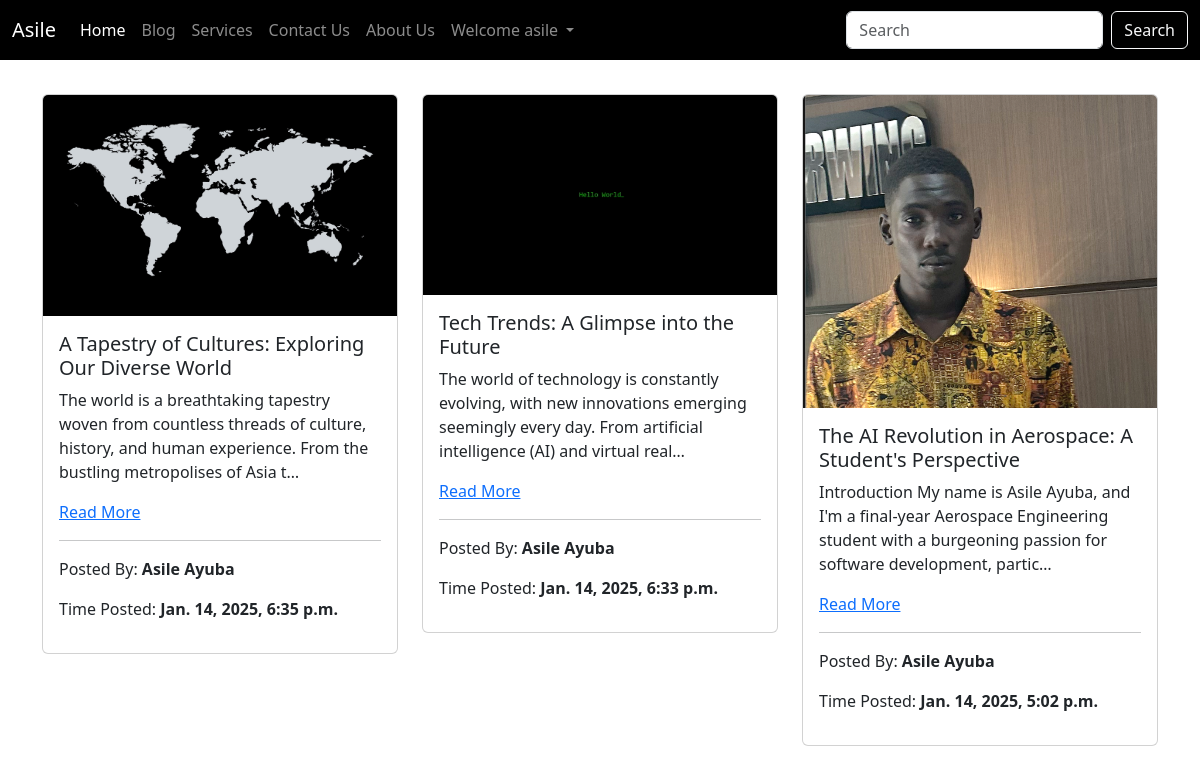
Screenshot of /blog (signed in) with the database file from the repository.
### app/models.py (models this page shows)
class Blogs(models.Model):
    title=models.CharField(max_length=100)
    description=models.TextField()
    authname=models.CharField(max_length=50)
    img=models.ImageField(upload_to='pics', blank=True, null=True)
    timeStamp=models.DateTimeField(auto_now_add=True)
    def __str__(self):
        return f"Uploaded by {self.authname}"

### app/views.py (the view)
# urls.py: path("blog", views.handleBlog, name="handleBlog"),
def handleBlog(request):
    if not request.user.is_authenticated:
        messages.warning(request, "Login to view the Blog Post")
        return redirect("/login")
    allPosts=Blogs.objects.all()
    context={'allPosts': allPosts}
    print(allPosts)
    return render(request, 'blog.html', context)

### templates/blog.html (shortened to what this page needs)
{% extends "base.html" %}
{% block body %}
<div class="container mt-4">
  <h2 id="blog" class="text-center">Don't Miss Our Newest Articles</h2>
  <br />
  <div class="row row-cols-1 row-cols-md-3 g-4">
    {% for post in allPosts reversed %}
      <div class="col">
        <div class="card">
          <img src="{{ post.img.url }}" class="card-img-top" alt="..." />
          <div class="card-body">
            <h5 class="card-title">{{ post.title }}</h5>
            <p class="card-text" id="description-{{ forloop.counter }}">
              {{ post.description|truncatechars:150 }}
            </p>
            <a href="#" class="read-more"
               onclick="toggleReadMore('description-{{ forloop.counter }}',
                                      'read-more-{{ forloop.counter }}');
                       return false;">
              Read More
            </a>
            <hr>
            <p>Posted By: <b>{{ post.authname }}</b></p>
            <p>Time Posted: <b>{{ post.timeStamp }}</b></p>
          </div>
        </div>
      </div>
    {% endfor %}
  </div>
</div>
{% endblock body %}

### templates/base.html (shortened to what this page needs)
<!DOCTYPE html>
<html lang="en">
  <head>
    <link
      href="https://cdn.jsdelivr.net/npm/bootstrap@5.3.3/dist/css/bootstrap.min.css"
      rel="stylesheet"
    />
  </head>
  <body>
    <nav
      class="navbar navbar-expand-lg navbar-dark"
      style="
        background-color: black;
        position: fixed;
        top: 0;
        left: 0;
        width: 100%;
        color: white;
        padding: 10px 0;
        z-index: 1000;
      "
    >
      <div class="container-fluid">
        <a class="navbar-brand" href="/">Asile</a>
        <div class="collapse navbar-collapse" id="navbarSupportedContent">
          <ul class="navbar-nav me-auto mb-2 mb-lg-0">
            <li class="nav-item">
              <a class="nav-link active" aria-current="page" href="/">Home</a>
            </li>
            <li class="nav-item">
              <a class="nav-link" href="/blog">Blog</a>
            </li>
            <li class="nav-item">
              <a class="nav-link" href="/services">Services</a>
            </li>
            <li class="nav-item">
              <a class="nav-link" href="/contact">Contact Us</a>
            </li>
            <li class="nav-item">
              <a class="nav-link" href="/about">About Us</a>
            </li>
            {% if not request.user.is_authenticated %}
            <li class="nav-item dropdown">
              <a
                class="nav-link dropdown-toggle"
                href="#"
                role="button"
                data-bs-toggle="dropdown"
                aria-expanded="false"
              >
                New User?
              </a>
              <ul class="dropdown-menu">
                <li><a class="dropdown-item" href="/login">Login</a></li>
                <li><a class="dropdown-item" href="/signup">Sign Up</a></li>
                <li><hr class="dropdown-divider" /></li>
                <li></li>
              </ul>
            </li>
            {% else %}
            <li class="nav-item dropdown">
              <a
                class="nav-link dropdown-toggle"
                href="#"
                role="button"
                data-bs-toggle="dropdown"
                aria-expanded="false"
              >
                Welcome {{request.user}}
              </a>
            </li>
            {% endif %}
          </ul>
          <form class="d-flex" role="search" action="/search" method="get">
            <input
              class="form-control me-2"
              type="search"
              placeholder="Search"
              aria-label="Search"
              name="search"
            />
            <button class="btn btn-outline-light" type="submit">Search</button>
          </form>
        </div>
      </div>
    </nav>
     {% block body %} {% endblock body%}
  </body>
</html>

### rows the page displays
Blogs: img (picture), title "A Tapestry of Cultures: Exploring Our Diverse World", description "The world is a breathtaking tapestry woven from countless threads of culture, history, and human experience. From the bustling metropolises of Asia t…", authname "Asile Ayuba", timeStamp "Jan. 14, 2025, 6:35 p.m."
Blogs: img (picture), title "Tech Trends: A Glimpse into the Future", description "The world of technology is constantly evolving, with new innovations emerging seemingly every day. From artificial intelligence (AI) and virtual real…", authname "Asile Ayuba", timeStamp "Jan. 14, 2025, 6:33 p.m."
Blogs: img (picture), title "The AI Revolution in Aerospace: A Student's Perspective", description "Introduction My name is Asile Ayuba, and I'm a final-year Aerospace Engineering student with a burgeoning passion for software development, partic…", authname "Asile Ayuba", timeStamp "Jan. 14, 2025, 5:02 p.m."

### other values shown
{{ request.user }} "asile"
